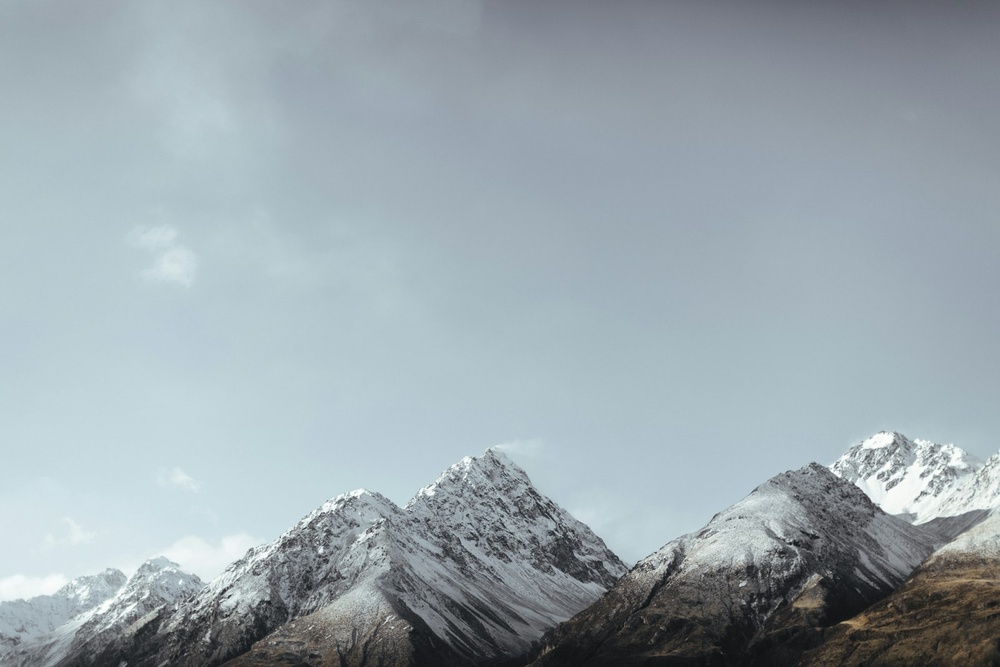
#> input picture apps/desktop/src/assets/thread-inline-prompt-source.jpg, 1000 x 667 px, shrunk from 1600 x 1067 before the run
$ python remove_png_bg.py ../apps/desktop/src/assets/thread-inline-prompt-source.jpg --mode black
#> lines starting #> are read from the running program, lines starting #| are printed output that depends on the picture
#!/usr/bin/env python3
"""Make near-black or near-white pixels transparent (PNG).

Examples:
  # App header asset (black studio backdrop)
  python3 build/remove_png_bg.py src/assets/workbench-logo.png --mode black

  # Screenshot pasted into the repo (white page around the icon)
  python3 build/remove_png_bg.py src/assets/my-capture.png -o out.png --mode white
"""
from __future__ import annotations

import argparse
from pathlib import Path

import numpy as np
from PIL import Image


def remove_background(
    arr: np.ndarray,
    *,
    mode: str,
    hard: float,
    soft: float,
) -> np.ndarray:
    """Return RGBA array with adjusted alpha. `hard`/`soft` are distance bands (0-441 for euclidean on 0-255)."""
#> called with mode = 'black', hard = 28, soft = 32
    rgb = arr[:, :, :3].astype(np.float32)
    if mode == "black":
        ref = np.zeros(3, dtype=np.float32)
    else:
        ref = np.full(3, 255.0, dtype=np.float32)
    d = np.sqrt(np.sum((rgb - ref) ** 2, axis=2))
    # 0 opacity where d <= hard; full keep where d >= hard+soft; linear ramp between
    denom = max(soft, 1e-6)
    factor = np.clip((d - hard) / denom, 0.0, 1.0)
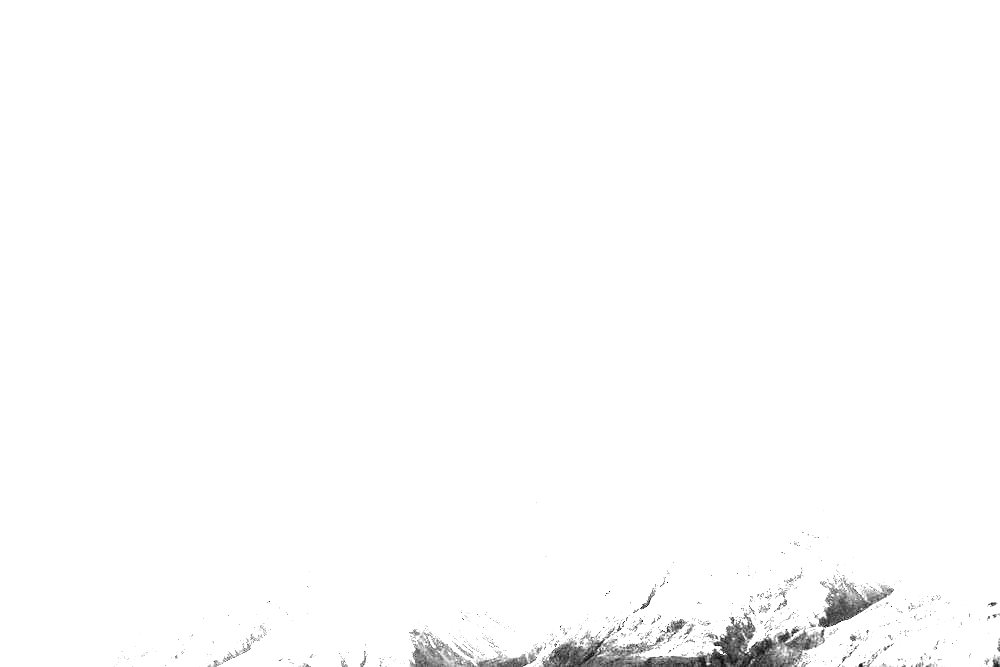
#> factor: shape (667, 1000) float32; min 0, max 1, mean 0.991
    out = arr.copy()
    out[:, :, 3] = np.clip(out[:, :, 3].astype(np.float32) * factor, 0, 255).astype(np.uint8)
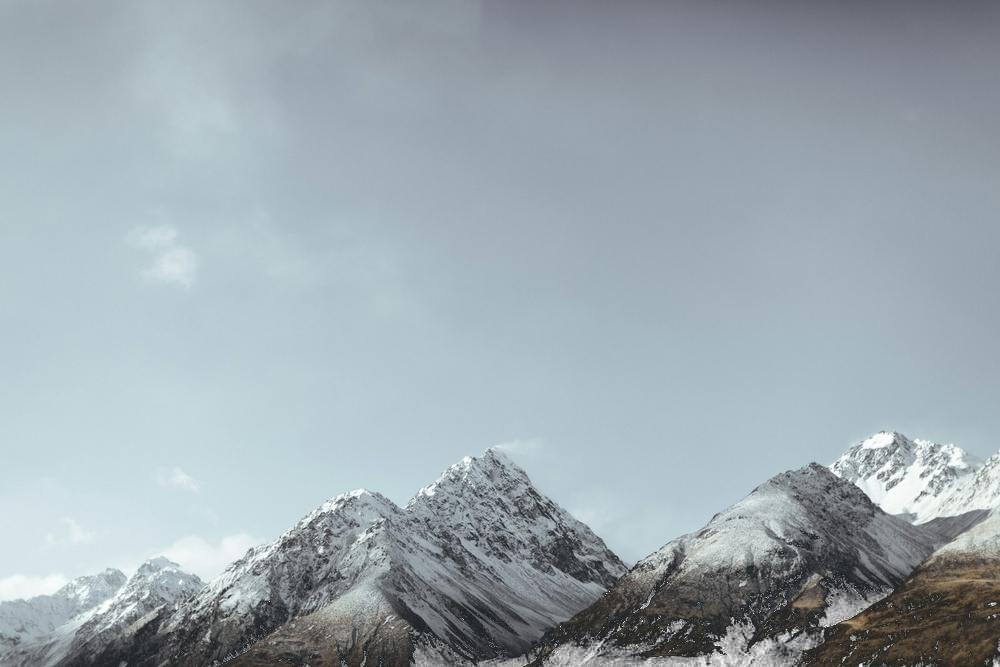
#> out: shape (667, 1000, 4); mean R, G, B, A 154.6, 167, 173.5, 252.6; transparent parts drawn white
    return out


def main() -> None:
    p = argparse.ArgumentParser(description=__doc__)
    p.add_argument("input", type=Path, help="Input PNG path")
    p.add_argument("-o", "--output", type=Path, help="Output path (default: overwrite input)")
    p.add_argument("--mode", choices=("black", "white"), required=True)
    p.add_argument(
        "--hard",
        type=float,
        default=None,
        help="Fully transparent within this color distance (default: 28 black / 36 white)",
    )
    p.add_argument(
        "--soft",
        type=float,
        default=None,
        help="Feather band width in distance units (default: 32)",
    )
    args = p.parse_args()

    hard = args.hard if args.hard is not None else (28.0 if args.mode == "black" else 36.0)
    soft = args.soft if args.soft is not None else 32.0

    img = Image.open(args.input).convert("RGBA")
    arr = np.array(img)
    out_arr = remove_background(arr, mode=args.mode, hard=hard, soft=soft)
    out = Image.fromarray(out_arr, "RGBA")

    outp = args.output or args.input
    out.save(outp, optimize=True)
    print(f"Wrote {outp} ({out.size[0]}x{out.size[1]}, mode={args.mode})")
#| Wrote ../apps/desktop/src/assets/thread-inline-prompt-source.jpg (1000x667, mode=black)


if __name__ == "__main__":
    main()
